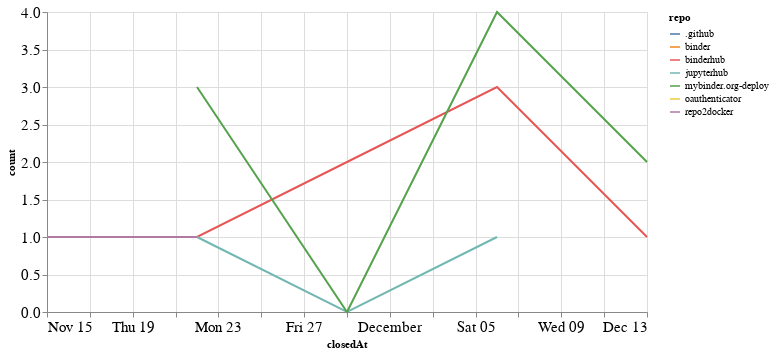

The notebook cell saved with this chart:
### Code cell
closed_by_time = closed_by.groupby('repo').resample('W', on='closedAt').count()['author'].reset_index()
closed_by_time = closed_by_time.rename(columns={'author': 'count'})

alt.Chart(closed_by_time, width=600).mark_line().encode(
    x='closedAt',
    y='count',
    color='repo',
    tooltip="repo"
)

### Figure 1 — Vega-Lite specification as saved in the notebook (floating-point values rounded to 4 significant figures)
{"config": {"axisLeft": {"labelFontSize": 15}, "axisBottom": {"labelFontSize": 15}}, "data": {"name": "data-2d58b0db5ae76311ad9bb8a752f2022a"}, "mark": "line", "encoding": {"color": {"type": "nominal", "field": "repo"}, "tooltip": {"type": "nominal", "field": "repo"}, "x": {"type": "temporal", "field": "closedAt"}, "y": {"type": "quantitative", "field": "count"}}, "width": 600, "$schema": "https://vega.github.io/schema/vega-lite/v4.8.1.json", "datasets": {"data-2d58b0db5ae76311ad9bb8a752f2022a": [{"repo": ".github", "closedAt": "2020-12-06T00:00:00", "count": 1}, {"repo": "binder", "closedAt": "2020-11-15T00:00:00", "count": 1}, {"repo": "binderhub", "closedAt": "2020-11-15T00:00:00", "count": 1}, {"repo": "binderhub", "closedAt": "2020-11-22T00:00:00", "count": 1}, {"repo": "binderhub", "closedAt": "2020-11-29T00:00:00", "count": 2}, {"repo": "binderhub", "closedAt": "2020-12-06T00:00:00", "count": 3}, {"repo": "binderhub", "closedAt": "2020-12-13T00:00:00", "count": 1}, {"repo": "jupyterhub", "closedAt": "2020-11-22T00:00:00", "count": 1}, {"repo": "jupyterhub", "closedAt": "2020-11-29T00:00:00", "count": 0}, {"repo": "jupyterhub", "closedAt": "2020-12-06T00:00:00", "count": 1}, {"repo": "mybinder.org-deploy", "closedAt": "2020-11-22T00:00:00", "count": 3}, {"repo": "mybinder.org-deploy", "closedAt": "2020-11-29T00:00:00", "count": 0}, {"repo": "mybinder.org-deploy", "closedAt": "2020-12-06T00:00:00", "count": 4}, {"repo": "mybinder.org-deploy", "closedAt": "2020-12-13T00:00:00", "count": 2}, {"repo": "oauthenticator", "closedAt": "2020-11-22T00:00:00", "count": 1}, {"repo": "repo2docker", "closedAt": "2020-11-15T00:00:00", "count": 1}, {"repo": "repo2docker", "closedAt": "2020-11-22T00:00:00", "count": 1}]}}
